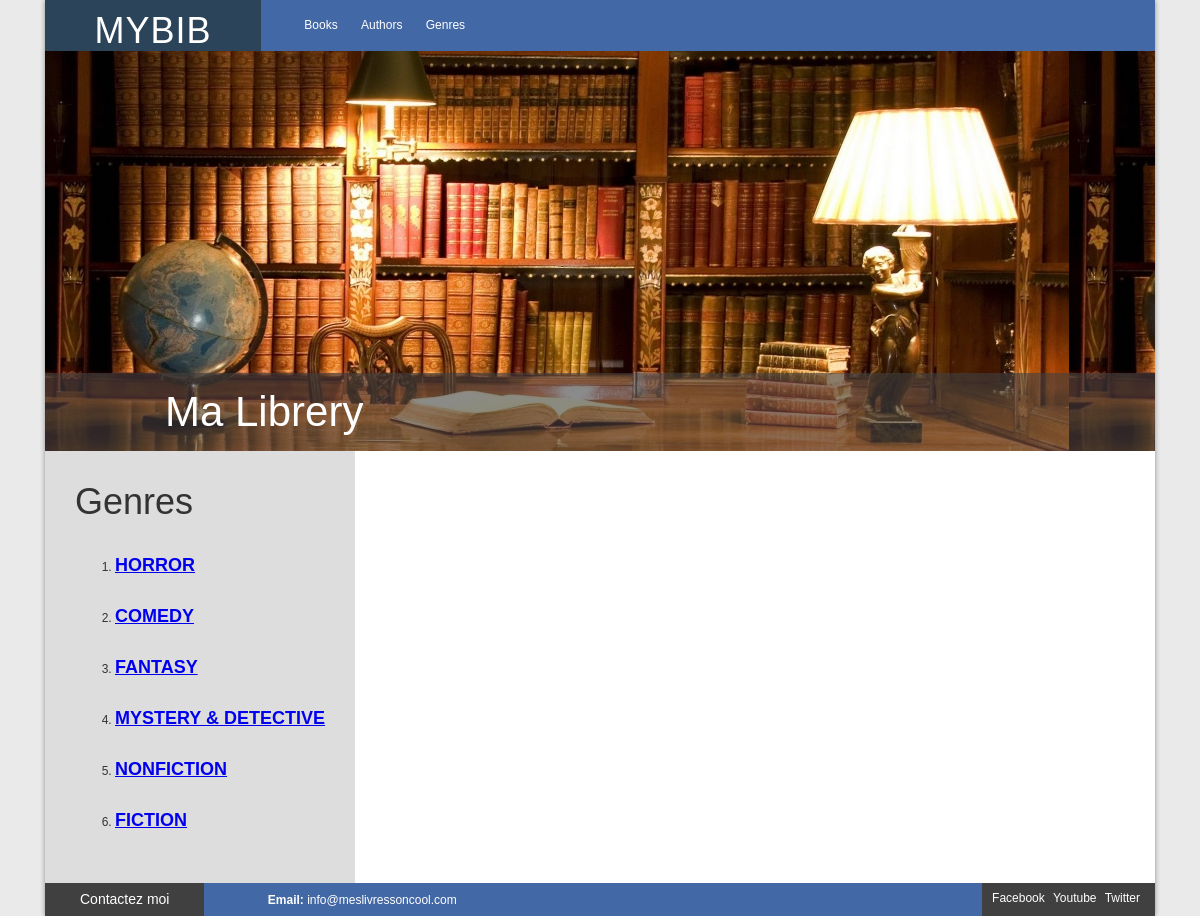
The app's page /index.php?a=accueil&m=genres with its own data.
### tables this page shows
CREATE TABLE IF NOT EXISTS `genres` (
  `id` int(10) NOT NULL AUTO_INCREMENT,
  `name` varchar(255) NOT NULL,
  `created_at` timestamp NOT NULL DEFAULT CURRENT_TIMESTAMP ON UPDATE CURRENT_TIMESTAMP,
  PRIMARY KEY (`id`)
);

### index.php (called while the page is built, shortened)
<?php
include(CONFIG_DIR . 'database.php');
$routeParts = explode(DS, $routes['default']);
$a = $routeParts[1];
if (isset($_REQUEST['a']) && isset($_REQUEST['m'])) {
    $a = $_REQUEST['a'];
}
$controller = new $controllerName;
$data = call_user_func([$controller, $a]);
include(VIEW_DIR . 'layout.php');

### config/database.php (called while the page is built, shortened)
<?php
$options = [
    PDO::ATTR_DEFAULT_FETCH_MODE => PDO::FETCH_ASSOC,
    PDO::ATTR_ERRMODE => PDO::ERRMODE_EXCEPTION
];

### models/model.php (called while the page is built, shortened)
<?php
class model
{
    public function __construct()
    {
        global $options;
        try {
            $this->cx = new PDO(DSN, USERNAME, PASSWORD, $options);
            $this->cx->query('SET CHARACTER SET UTF8');
            $this->cx->query('SET NAMES UTF8');
        } catch (PDOException $e) {
            die($e->getMessage());
        }
    }
}

### controllers/GenresController.php (called while the page is built, shortened)
<?php
class GenresController{
	public function accueil(){
		$model = new GenresModel();
		$genres = $model->getGenres();
		$view = 'accueilGenres.php';
		return compact('view','genres');
	}
}

### models/GenresModel.php (called while the page is built, shortened)
<?php
 class GenresModel extends model{
 	function getGenres(){
 		$sql = 'SELECT * FROM genres';
 		$pdost = $this->cx->query($sql);
 		return $pdost->fetchAll();
 	}
 }

### views/accueilGenres.php (the view, shortened to what this page needs)
<div id="contenu">
	<div class="columne-introduction">
		<h1>Genres</h1>
		<ol>
		<?php foreach ($data['genres'] as $genre): ?>
			<li>
				<h2> <a href="<?php echo $_SERVER['PHP_SELF']; ?>?a=view&m=genres&id=<?php echo $genre['id'];?>"><?php echo $genre['name'] ?></a></h2>
			</li>
		<?php endforeach ?>
		</ol>
	</div>
</div>

### css/style.css (style rules this page uses)
body { font-family: Arial, Helvetica, sans-serif; color:#333; font-size: 12px; margin: 0 45px; background-color: #eaeaea; }
header, footer, #contenu { position: relative; display: block; }
#contenu { overflow: auto; }
.columne-introduction { position: relative; display: block; float: left; padding: 30px; background-color: #ddd; }
.columne-introduction h1, .columne-introduction h2 { position: relative; display: block; margin: 0 0 10px; font-weight: normal; }
.columne-introduction h1 { font-size: 36px; }
.columne-introduction h2 { display: inline-block; font-size: 18px; font-weight: 600; margin-top: 20px; text-transform: uppercase; }

### records on screen
genres: name "HORROR"
genres: name "COMEDY"
genres: name "FANTASY"
genres: name "MYSTERY & DETECTIVE"
genres: name "NONFICTION"
genres: name "FICTION"
